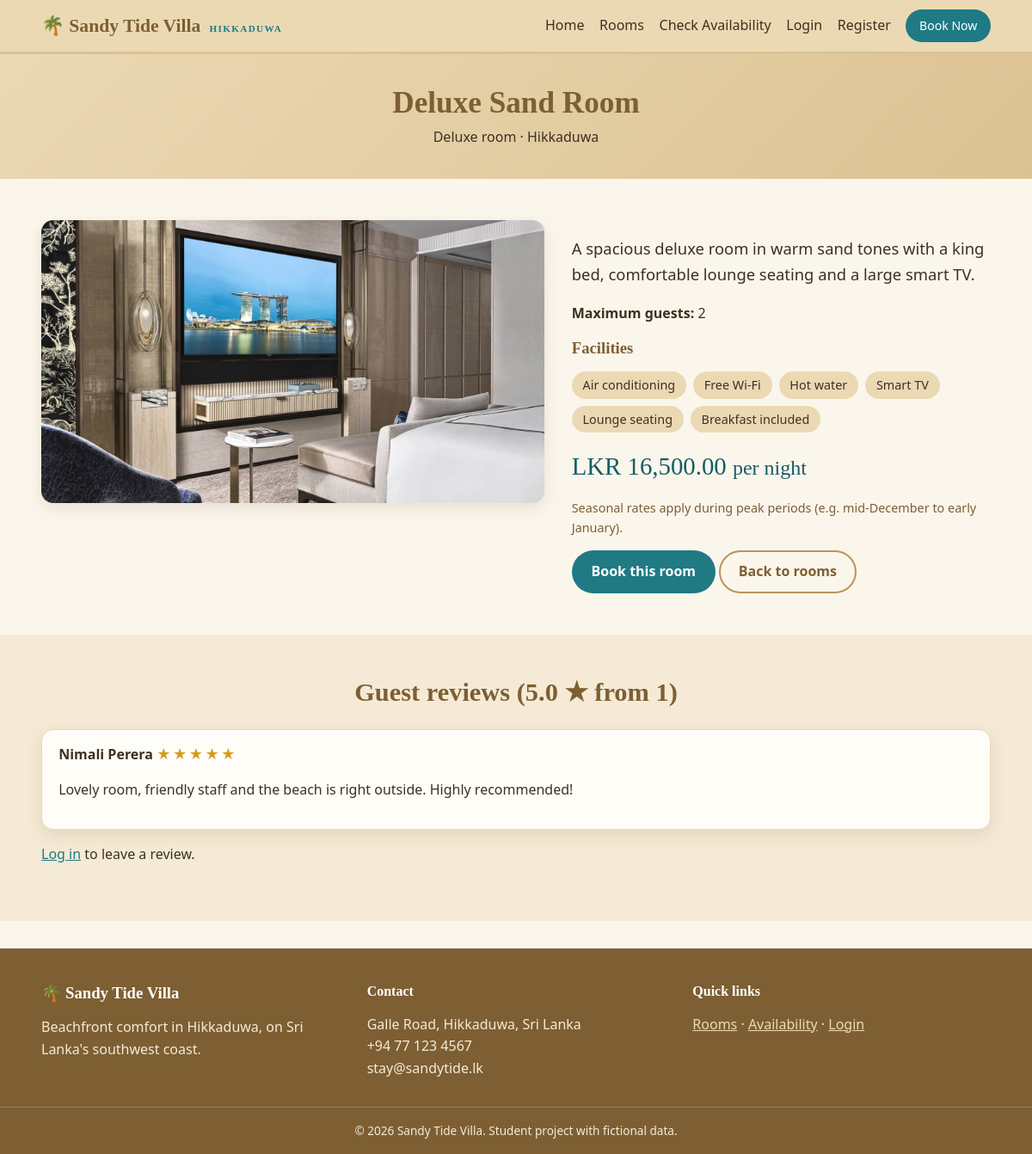
The page /room.php?id=2 on the database its author committed.
### tables this page shows
CREATE TABLE rooms (
  room_id INT AUTO_INCREMENT PRIMARY KEY,
  room_name VARCHAR(100) NOT NULL,
  room_type VARCHAR(50) NOT NULL,
  description TEXT NOT NULL,
  facilities VARCHAR(255) NOT NULL,          
  price_per_night DECIMAL(10,2) NOT NULL CHECK (price_per_night > 0),
  max_guests TINYINT UNSIGNED NOT NULL CHECK (max_guests > 0),
  image VARCHAR(100) NOT NULL DEFAULT 'room-garden-breeze.jpg',
  room_status ENUM('active','inactive') NOT NULL DEFAULT 'active'
);

CREATE TABLE reviews (
  review_id INT AUTO_INCREMENT PRIMARY KEY,
  user_id INT NOT NULL,
  room_id INT NOT NULL,
  rating TINYINT NOT NULL CHECK (rating BETWEEN 1 AND 5),
  comment VARCHAR(500) NOT NULL,
  created_at TIMESTAMP DEFAULT CURRENT_TIMESTAMP,
  FOREIGN KEY (user_id) REFERENCES users(user_id) ON DELETE CASCADE,
  FOREIGN KEY (room_id) REFERENCES rooms(room_id) ON DELETE CASCADE
);

CREATE TABLE users (
  user_id INT AUTO_INCREMENT PRIMARY KEY,
  name VARCHAR(100) NOT NULL,
  email VARCHAR(150) NOT NULL UNIQUE,
  contact_number VARCHAR(20) NOT NULL,
  password VARCHAR(255) NOT NULL,            
  role ENUM('guest','admin') NOT NULL DEFAULT 'guest',
  created_at TIMESTAMP DEFAULT CURRENT_TIMESTAMP
);

### config/db.php (called while the page is built, shortened)
<?php
function db(): PDO {
    static $pdo = null;
    if ($pdo === null) {
        try {
            $pdo = new PDO(
                'mysql:host=' . DB_HOST . ';dbname=' . DB_NAME . ';charset=utf8mb4',
                DB_USER, DB_PASS,
                [
                    PDO::ATTR_ERRMODE            => PDO::ERRMODE_EXCEPTION,
                    PDO::ATTR_DEFAULT_FETCH_MODE => PDO::FETCH_ASSOC,
                    PDO::ATTR_EMULATE_PREPARES   => false,
                ]
            );
        } catch (PDOException $e) {
            http_response_code(500);
            exit('Database connection failed. Check config/db.php and make sure MySQL is running and db_structure.sql is imported.');
        }
    }
    return $pdo;
}

### includes/functions.php (called while the page is built, shortened)
<?php
require_once __DIR__ . '/../config/db.php';
function base_url(): string {
    static $base = null;
    if ($base === null) {
        $root = str_replace('\\', '/', realpath(__DIR__ . '/..'));
        $doc  = str_replace('\\', '/', realpath($_SERVER['DOCUMENT_ROOT']));
        $base = rtrim(str_ireplace($doc, '', $root), '/');
    }
    return $base;
}
function url(string $path = ''): string { return base_url() . '/' . ltrim($path, '/'); }
function e($v): string { return htmlspecialchars((string)$v, ENT_QUOTES, 'UTF-8'); }
function money($v): string { return CURRENCY . ' ' . number_format((float)$v, 2); }
function current_user(): ?array { return $_SESSION['user'] ?? null; }
function seasonal_rates(): array {
    static $rates = null;
    if ($rates === null) $rates = db()->query('SELECT season_name,start_date,end_date,multiplier FROM seasonal_rates')->fetchAll();
    return $rates;
}
function get_room(int $id, bool $activeOnly = true): ?array {
    $sql = 'SELECT * FROM rooms WHERE room_id = ?' . ($activeOnly ? " AND room_status='active'" : '');
    $st = db()->prepare($sql); $st->execute([$id]);
    return $st->fetch() ?: null;
}
function room_image(string $file): string {
    $dir = __DIR__ . '/../assets/images/';
    return url('assets/images/' . $file);
}

### room.php (the view, shortened to what this page needs)
<?php
require_once __DIR__ . '/includes/functions.php';
$room = get_room((int)($_GET['id'] ?? 0));
require __DIR__ . '/includes/header.php';
$rv = db()->prepare('SELECT r.*, u.name FROM reviews r JOIN users u ON u.user_id=r.user_id WHERE room_id=? ORDER BY created_at DESC');
$rv->execute([$room['room_id']]); $reviews = $rv->fetchAll();
$avg = $reviews ? array_sum(array_column($reviews, 'rating')) / count($reviews) : 0;
?>
<section class="page-head"><div class="container"><h1><?= e($room['room_name']) ?></h1><p><?= e($room['room_type']) ?> room · Hikkaduwa</p></div></section>
<div class="container section detail-grid">
  <div><img class="detail-img" src="<?= e(room_image($room['image'])) ?>" alt="<?= e($room['room_name']) ?>"></div>
  <div>
    <p class="lead"><?= e($room['description']) ?></p>
    <p><strong>Maximum guests:</strong> <?= (int)$room['max_guests'] ?></p>
    <h3>Facilities</h3>
    <ul class="chips"><?php foreach (explode(',', $room['facilities']) as $f): ?><li><?= e(trim($f)) ?></li><?php endforeach; ?></ul>
    <p class="big-price"><?= money($room['price_per_night']) ?> <small>per night</small></p>
    <?php if (seasonal_rates()): ?><p class="note">Seasonal rates apply during peak periods (e.g. mid-December to early January).</p><?php endif; ?>
    <a class="btn btn-primary" href="<?= e(url('book.php?room_id=' . (int)$room['room_id'])) ?>">Book this room</a>
    <a class="btn btn-outline" href="<?= e(url('rooms.php')) ?>">Back to rooms</a>
  </div>
</div>
<section class="section alt"><div class="container">
  <h2 class="section-title">Guest reviews <?= $reviews ? '(' . number_format($avg, 1) . ' ★ from ' . count($reviews) . ')' : '' ?></h2>
  <?php foreach ($reviews as $rv): ?>
    <div class="card review"><strong><?= e($rv['name']) ?></strong> <span class="stars"><?= str_repeat('★', (int)$rv['rating']) . str_repeat('☆', 5 - (int)$rv['rating']) ?></span>
    <p><?= e($rv['comment']) ?></p></div>
  <?php endforeach; if (!$reviews): ?><p>No reviews yet.</p><?php endif; ?>
  <?php if (current_user()): ?>
  <form method="post" class="card form-card" style="margin-top:1rem">
    <h3>Leave a review</h3><?= csrf_field() ?><input type="hidden" name="review" value="1">
    <label>Rating<select name="rating"><?php for ($i = 5; $i >= 1; $i--) echo "<option value=\"$i\">$i ★</option>"; ?></select></label>
    <label>Comment<textarea name="comment" maxlength="500" rows="3" required></textarea></label>
    <button class="btn btn-primary">Submit review</button>
  </form>
  <?php else: ?><p><a href="<?= e(url('login.php?next=room.php%3Fid%3D' . (int)$room['room_id'])) ?>">Log in</a> to leave a review.</p><?php endif; ?>
</div></section>
<?php require __DIR__ . '/includes/footer.php'; ?>

### assets/css/style.css (style rules this page uses)
:root { --sand-50: #fbf6ec; --sand-100: #f5ead6; --sand-200: #ebd9b4; --sand-300: #dcc293; --sand-500: #b8955a; --sand-700: #7d5f33; --ink: #3d3120; --sea: #1f7a84; --sea-dark: #165d65; --coral: #c4573f; --ok: #4f7d4a; --radius: 14px; --shadow: 0 6px 18px rgba(125, 95, 51, .15); }
* { box-sizing: border-box; }
html { scroll-behavior: smooth; }
body { margin: 0; font-family: 'Segoe UI', system-ui, -apple-system, Roboto, sans-serif; background: var(--sand-50); color: var(--ink); line-height: 1.6; }
img { max-width: 100%; display: block; }
a { color: var(--sea); }
h1, h2, h3, h4 { font-family: Georgia, 'Times New Roman', serif; line-height: 1.25; margin: 0 0 .6rem; color: var(--sand-700); }
.container { width: min(1140px, 92%); margin-inline: auto; }
.section { padding: 3rem 0; }
.alt { background: var(--sand-100); }
.section-title { text-align: center; font-size: 1.9rem; margin-bottom: 1.5rem; }
.lead { font-size: 1.15rem; max-width: 800px; margin-inline: auto; }
.note { font-size: .9rem; color: var(--sand-700); }
.btn { display: inline-block; padding: .65rem 1.3rem; border-radius: 999px; border: 2px solid transparent; font-weight: 600; font-size: 1rem; cursor: pointer; text-decoration: none; transition: .2s; font-family: inherit; }
.btn-primary { background: var(--sea); color: #fff; }
.btn-outline { background: transparent; color: var(--sand-700); border-color: var(--sand-500); }
.page-head { background: linear-gradient(135deg, var(--sand-200), var(--sand-300)); padding: 2.2rem 0; text-align: center; }
.page-head h1 { margin: 0; font-size: 2.2rem; }
.page-head p { margin: .3rem 0 0; }
.card { background: #fffdf8; border: 1px solid var(--sand-200); border-radius: var(--radius); box-shadow: var(--shadow); overflow: hidden; }
.detail-grid { display: grid; grid-template-columns: 1.2fr 1fr; gap: 2rem; align-items: start; }
.detail-img { border-radius: var(--radius); box-shadow: var(--shadow); width: 100%; }
.chips { list-style: none; padding: 0; display: flex; flex-wrap: wrap; gap: .5rem; }
.chips li { background: var(--sand-200); padding: .25rem .8rem; border-radius: 999px; font-size: .9rem; }
.big-price { font-size: 1.8rem; font-family: Georgia, serif; color: var(--sea-dark); margin: 1rem 0 .2rem; }
.review { padding: 1rem 1.2rem; margin-bottom: .8rem; }
.stars { color: #d49a1c; letter-spacing: 2px; }

### rows shown on the page
rooms: room_name "Deluxe Sand Room", room_type "Deluxe", image (picture), description "A spacious deluxe room in warm sand tones with a king bed, comfortable lounge seating and a large smart TV.", max_guests "2", facilities "Air conditioning", facilities "Free Wi-Fi", facilities "Hot water", facilities "Smart TV", facilities "Lounge seating", facilities "Breakfast included", price_per_night "LKR 16,500.00"
reviews: user.name "Nimali Perera", rating "★★★★★", comment "Lovely room, friendly staff and the beach is right outside. Highly recommended!"

### other values the page prints
VILLA_NAME "Sandy Tide Villa"
$label "Home Rooms Check Availability Login Register"
$avg "5.0"
count($reviews) "1"
